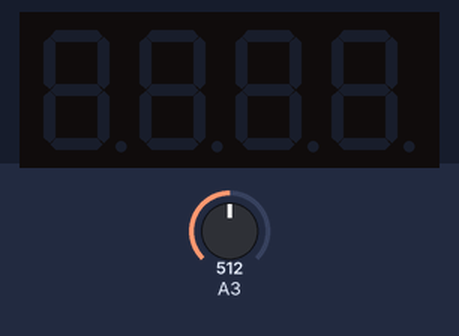
A sketch run on a simulated Arduino Uno, built with avr-gcc and run on an emulated ATmega328P. Shown: 4-digit seven-segment display. Wiring (inferred from the names in the program): 4-digit 7-segment display, segments lit when LOW: segments pin 3, pin 7, pin 11, pin 9, pin 8, pin 4, pin 12, pin 10; digit selects pin 2, pin 5, pin 6, pin 13. The inputs (shaded band) are chosen by the test bench; at power-on: A3 = 512. The segment pins are drawn as the display they are named for.

Above: at 1.2 s.
1.3 s: A3 set to 315
2.8 s: A3 set to 282
At 3.1 s:
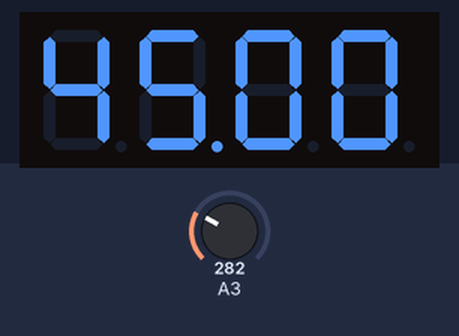
5.8 s: A3 set to 583
8.8 s: A3 set to 612
At 8.9 s:
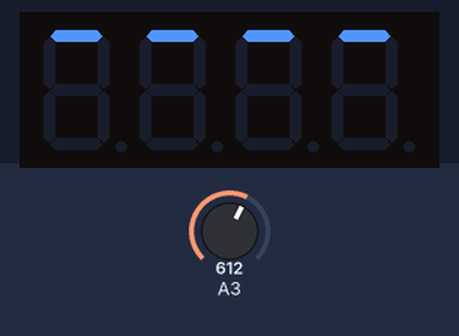
11.8 s: A3 set to 290
At 18.04 s:
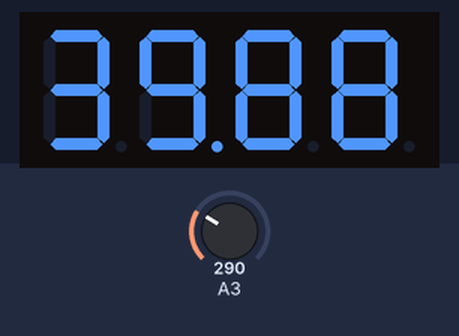

The sketch:

fan_timer.ino
```cpp
// 4 display pins
#define D1 2
#define D2 5
#define D3 6
#define D4 13

// 8 segments
#define SA 3
#define SB 7
#define SC 11
#define SD 9
#define SE 8
#define SF 4
#define SG 12
#define SDP 10

// global variables for state determination
unsigned long start_time_millis = 0;
unsigned long default_time = 45000;
unsigned long cooldown = 0;
int state = 0;
bool hasLight = false;

void setup() {
  // configure output pins
  pinMode(D1, OUTPUT);
  pinMode(D2, OUTPUT);
  pinMode(D3, OUTPUT);
  pinMode(D4, OUTPUT);

  pinMode(SA, OUTPUT);
  pinMode(SB, OUTPUT);
  pinMode(SC, OUTPUT);
  pinMode(SD, OUTPUT);
  pinMode(SE, OUTPUT);
  pinMode(SF, OUTPUT);
  pinMode(SG, OUTPUT);
  pinMode(SDP, OUTPUT);

  // Serial.begin(9600);

}

void reset_timer() {
  start_time_millis = millis() + default_time;
}

void loop() {
  // unsigned long test = 45000;
  // renderCountdown(test);

  // return;

  checkReset();

  // state machine
  switch (state) {
    case 0:         // idle
      runIdle();
      break;
    case 1:         // startup
      runStartup();
      break;
    case 2:         // main countdown
      runCountdown();
      break;
    case 3:         // ending sequence
      runTheEnd();
      break;
    case 4:         // funky text
      runFunkyText();
      break;
    case 5:         // funky text
      runCountUp();
      break;
  }
}


//
//                            RUN METHODS
//

void runCountdown() {
  unsigned long current_time_millis = millis();
  unsigned long delta = start_time_millis - current_time_millis;

  if (current_time_millis >= start_time_millis) {
    state = 3;
    cooldown = millis() + 6000;
    delta = 0;
  }

  renderCountdown(delta);
}
void runIdle() {
  delay(10);
}
void runStartup() {
  if (cooldown < millis()) {
    state = 2;
    reset_timer();
    delay(10);
  } else {
    renderCountdown(default_time);
  }
}
void runTheEnd() {

  unsigned long delta = cooldown - millis();

  if (millis() > cooldown) {
    state = 5; // here was 4 to render funky text
    cooldown = millis() + 10000;
  }
  if ((delta / 1000) % 2 == 0) {
    renderCountdown(0);
  } else {
    delay(10);
  }
}
void runFunkyText() {

  if (millis() + 3000 > cooldown) {
    renderText();
  }

  if (millis() > cooldown) {
    state = 0;
  }
}

void runCountUp() {

  unsigned long current_time_millis = millis();
  unsigned long delta = start_time_millis - current_time_millis;

  renderCountdownMinutes(-delta);

}


//
//                            HELPER
//
void checkReset() {

  int lightLevel = analogRead(A3);

  // Serial.println(lightLevel);

  if (hasLight && lightLevel > 600) {
    hasLight = false;

    if (state > 0) {

      animationLightsOut();
    }

  } else if (!hasLight && lightLevel < 300) {
    hasLight = true;
    cooldown = millis() + 1000;
    state = 1;
  }
}
void animationLightsOut() {

  digitalWrite(SB, HIGH);
  digitalWrite(SC, HIGH);
  digitalWrite(SE, HIGH);
  digitalWrite(SF, HIGH);
  digitalWrite(SDP, HIGH);

  digitalWrite(SA, HIGH); //1
  digitalWrite(SG, HIGH); //2
  digitalWrite(SD, HIGH); //3

  digitalWrite(D1, HIGH);
  digitalWrite(D2, HIGH);
  digitalWrite(D3, HIGH);
  digitalWrite(D4, HIGH);

  unsigned long target;

  for (int i = 0; i < 3; i++) {
    target = millis() + 100;
    digitalWrite(SA, LOW);
    while (millis() < target) {
      checkReset();
      if (state == 1) {return;}
      delay(10);
    }

    digitalWrite(SA, HIGH);
    digitalWrite(SG, LOW);

    target = millis() + 100;
    while (millis() < target) {
      checkReset();
      if (state == 1) {return;}
      delay(10);
    }

    digitalWrite(SG, HIGH);
    digitalWrite(SD, LOW);

    target = millis() + 100;
    while (millis() < target) {
      checkReset();
      if (state == 1) {return;}
      delay(10);
    }

    digitalWrite(SD, HIGH);
  }

  state = 0;

}


//
//                            DIGIT CONTROLLER
//

void renderCountdownMinutes(unsigned long delta) {
  unsigned long minutes = delta / 60000;
  unsigned long seconds = (delta % 60000) / 1000;

  // Render minutes
  int digit1 = minutes / 10;
  int digit2 = minutes % 10;
  setDigit(digit1);
  digitalWrite(D1, HIGH);
  delay(3);
  digitalWrite(D1, LOW);
  setDigit(digit2);
  digitalWrite(D2, HIGH);
  delay(3);
  digitalWrite(D2, LOW);

  // Render seconds
  digit1 = seconds / 10;
  digit2 = seconds % 10;
  setDigit(digit1);
  digitalWrite(D3, HIGH);
  delay(3);
  digitalWrite(D3, LOW);
  setDigit(digit2);
  digitalWrite(D4, HIGH);
  delay(3);
  digitalWrite(D4, LOW);
}

void renderCountdown(unsigned long delta) { // renders ulong (in ms) as hektoseconds: 45690 => 45.69

  for (int i = 1; i < 5; i++) {
    int d = 5-i;
    if (d == 3) {
      digitalWrite(SDP, LOW);
    }
    //int digit = (delta / ((int) pow(10, d))) % 10;
    int digit = (delta / pow10(d)) % 10;
    setDigit(digit);
    switch (i) {
      case 1:
        digitalWrite(D1, HIGH);
        delay(3);
        digitalWrite(D1, LOW);
        break;
      case 2:
        digitalWrite(D2, HIGH);
        delay(3);
        digitalWrite(D2, LOW);
        break;
      case 3:
        digitalWrite(D3, HIGH);
        delay(3);
        digitalWrite(D3, LOW);
        break;
      case 4:
        digitalWrite(D4, HIGH);
        delay(3);
        digitalWrite(D4, LOW);
        break;
    }

    digitalWrite(SDP, HIGH);
    delay(1);
  }

}
unsigned long pow10(int n) { // to rid a flop error
  unsigned long result = 1;
  for (int i = 0; i < n; i++) {
    result *= 10;
  }
  return result;
}

void renderText() {
  //String test = "POOP";

  digitalWrite(D1, HIGH);
  digitalWrite(D2, LOW);
  digitalWrite(D3, LOW);
  digitalWrite(D4, LOW);

  digitalWrite(SA, LOW);
  digitalWrite(SB, LOW);
  digitalWrite(SC, HIGH);
  digitalWrite(SD, HIGH);
  digitalWrite(SE, LOW);
  digitalWrite(SF, LOW);
  digitalWrite(SG, LOW);

  delay(5);

  digitalWrite(D1, LOW);
  digitalWrite(D2, HIGH);

  digitalWrite(SA, LOW);
  digitalWrite(SB, LOW);
  digitalWrite(SC, LOW);
  digitalWrite(SD, LOW);
  digitalWrite(SE, LOW);
  digitalWrite(SF, LOW);
  digitalWrite(SG, HIGH);

  delay(5);

  digitalWrite(D2, LOW);
  digitalWrite(D3, HIGH);

  delay(5);

  digitalWrite(D3, LOW);
  digitalWrite(D4, HIGH);

  digitalWrite(SA, LOW);
  digitalWrite(SB, LOW);
  digitalWrite(SC, HIGH);
  digitalWrite(SD, HIGH);
  digitalWrite(SE, LOW);
  digitalWrite(SF, LOW);
  digitalWrite(SG, LOW);

  delay(5);

  digitalWrite(D4, LOW);

}

void setDigit(int dig) { // digit encoding
  switch (dig) {
    case 0:
      digitalWrite(SA, LOW);
      digitalWrite(SB, LOW);
      digitalWrite(SC, LOW);
      digitalWrite(SD, LOW);
      digitalWrite(SE, LOW);
      digitalWrite(SF, LOW);
      digitalWrite(SG, HIGH);
      break;

    case 1:
      digitalWrite(SA, HIGH);
      digitalWrite(SB, LOW);
      digitalWrite(SC, LOW);
      digitalWrite(SD, HIGH);
      digitalWrite(SE, HIGH);
      digitalWrite(SF, HIGH);
      digitalWrite(SG, HIGH);
      break;

    case 2:
      digitalWrite(SA, LOW);
      digitalWrite(SB, LOW);
      digitalWrite(SC, HIGH);
      digitalWrite(SD, LOW);
      digitalWrite(SE, LOW);
      digitalWrite(SF, HIGH);
      digitalWrite(SG, LOW);
      break;

    case 3:
      digitalWrite(SA, LOW);
      digitalWrite(SB, LOW);
      digitalWrite(SC, LOW);
      digitalWrite(SD, LOW);
      digitalWrite(SE, HIGH);
      digitalWrite(SF, HIGH);
      digitalWrite(SG, LOW);
      break;

    case 4:
      digitalWrite(SA, HIGH);
      digitalWrite(SB, LOW);
      digitalWrite(SC, LOW);
      digitalWrite(SD, HIGH);
      digitalWrite(SE, HIGH);
      digitalWrite(SF, LOW);
      digitalWrite(SG, LOW);
      break;

    case 5:
      digitalWrite(SA, LOW);
      digitalWrite(SB, HIGH);
      digitalWrite(SC, LOW);
      digitalWrite(SD, LOW);
      digitalWrite(SE, HIGH);
      digitalWrite(SF, LOW);
      digitalWrite(SG, LOW);
      break;

    case 6:
      digitalWrite(SA, LOW);
      digitalWrite(SB, HIGH);
      digitalWrite(SC, LOW);
      digitalWrite(SD, LOW);
      digitalWrite(SE, LOW);
      digitalWrite(SF, LOW);
      digitalWrite(SG, LOW);
      break;

    case 7:
      digitalWrite(SA, LOW);
      digitalWrite(SB, LOW);
      digitalWrite(SC, LOW);
      digitalWrite(SD, HIGH);
      digitalWrite(SE, HIGH);
      digitalWrite(SF, HIGH);
      digitalWrite(SG, HIGH);
      break;

    case 8:
      digitalWrite(SA, LOW);
      digitalWrite(SB, LOW);
      digitalWrite(SC, LOW);
      digitalWrite(SD, LOW);
      digitalWrite(SE, LOW);
      digitalWrite(SF, LOW);
      digitalWrite(SG, LOW);
      break;

    case 9:
      digitalWrite(SA, LOW);
      digitalWrite(SB, LOW);
      digitalWrite(SC, LOW);
      digitalWrite(SD, LOW);
      digitalWrite(SE, HIGH);
      digitalWrite(SF, LOW);
      digitalWrite(SG, LOW);
      break;

  }
}
```

Measured:
- the behaviour switches between 600 and 601 on A3 (found by bisection; images 1 and 2)
- after the input at 1.3 s, every drawn part: stays the same
- after the input at 2.8 s, the display: changes after 0.06 s (image 1)
- after the input at 8.8 s, the display: changes at once (image 2)
- after the input at 11.8 s, the display: first changes after 0.08 s (image 3 shows a later state)
- what the display in image 1 shows lasts 1.0 s, from 2.9 s to 3.9 s
